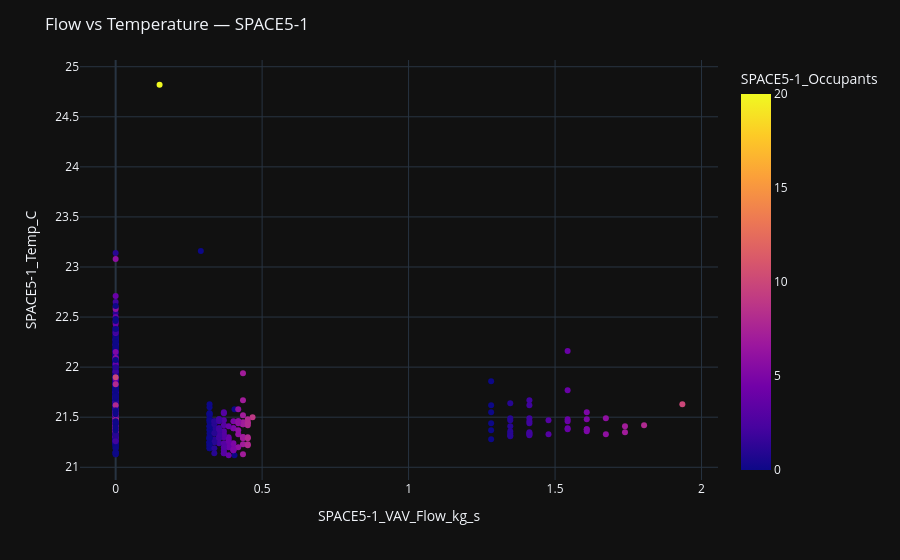

Here is the notebook cell this chart was saved with:
### Code cell
# Flow vs Temperature scatter using DataPlotter
DataPlotter.scatter(
    df, x_col=f'{ZONE}_VAV_Flow_kg_s', y_col=f'{ZONE}_Temp_C',
    color_col=f'{ZONE}_Occupants',
    title=f'Flow vs Temperature — {ZONE}'
).show()

### Figure 1 — Plotly figure (JSON) as saved in the notebook; plotly's stock layout.template omitted (floating-point values rounded to 4 significant figures; data arrays with more than 128 entries replaced by an {"elided": "..."} marker saying what was removed)
{"data": [{"hovertemplate": "SPACE5-1_VAV_Flow_kg_s=%{x}<br>SPACE5-1_Temp_C=%{y}<br>SPACE5-1_Occupants=%{marker.color}<extra></extra>", "legendgroup": "", "marker": {"color": {"elided": "768 int values"}, "coloraxis": "coloraxis", "symbol": "circle"}, "mode": "markers", "name": "", "orientation": "v", "showlegend": false, "type": "scatter", "x": {"elided": "768 float values"}, "xaxis": "x", "y": {"elided": "768 float values"}, "yaxis": "y"}], "layout": {"coloraxis": {"colorbar": {"title": {"text": "SPACE5-1_Occupants"}}, "colorscale": [[0, "#0d0887"], [0.1111, "#46039f"], [0.2222, "#7201a8"], [0.3333, "#9c179e"], [0.4444, "#bd3786"], [0.5556, "#d8576b"], [0.6667, "#ed7953"], [0.7778, "#fb9f3a"], [0.8889, "#fdca26"], [1, "#f0f921"]]}, "legend": {"tracegroupgap": 0}, "margin": {"t": 60}, "title": {"text": "Flow vs Temperature — SPACE5-1"}, "xaxis": {"anchor": "y", "domain": [0, 1], "title": {"text": "SPACE5-1_VAV_Flow_kg_s"}}, "yaxis": {"anchor": "x", "domain": [0, 1], "title": {"text": "SPACE5-1_Temp_C"}}}}
